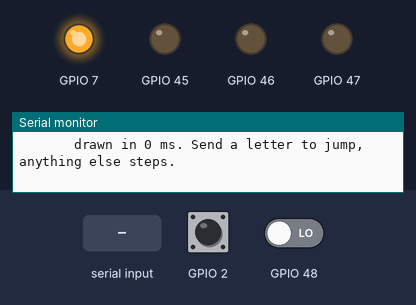
Bench run of a program on a simulated ESP32-S3. Parts: output pins drawn as LEDs (lit = HIGH), the last lines printed to the serial monitor. Dashed ring = blinking. Inputs (shaded band) come from the test bench; at power-on: GPIO 2 HIGH, GPIO 48 LOW.

Above: at 2.3 s.
2.4 s: GPIO 2 pulled LOW for 3.2 s
At 6.7 s:
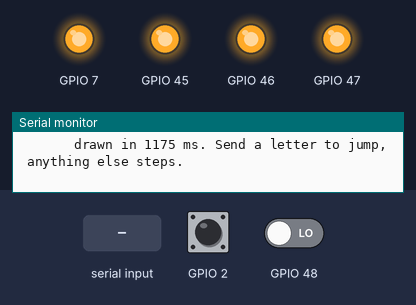
7.1 s: "1" received over Serial
At 8.0 s:
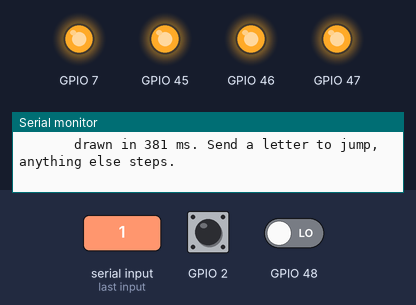
8.9 s: GPIO 2 pulled LOW for 0.15 s
At 9.9 s:
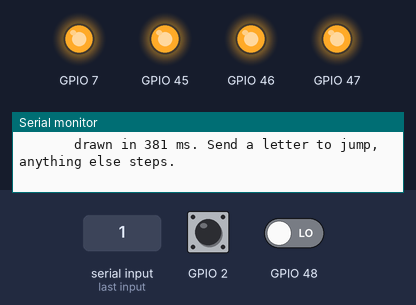
10.8 s: "0" received over Serial
At 12.3 s:
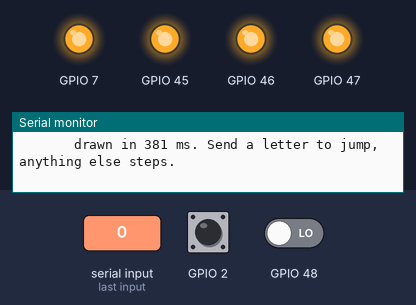
12.6 s: GPIO 2 pulled LOW for 1 s
At 13.4 s:
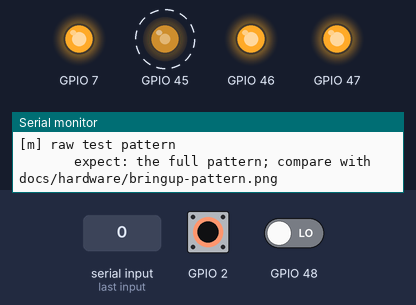
15.6 s: "2" received over Serial
At 16.5 s:
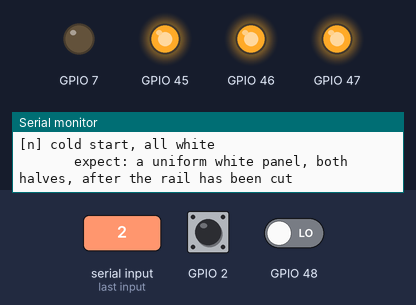
Timing chart, 0 to 18.1 s (numbered marks = the images above; inputs shaded):
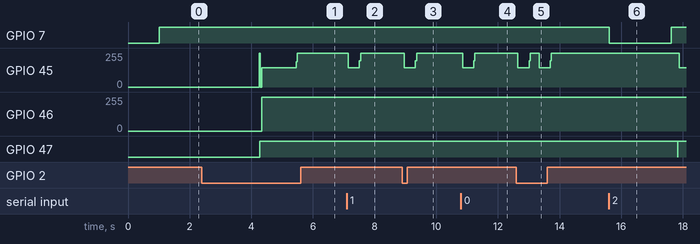

The program:

main.cpp
```cpp
// Hardware bring-up spike — issue #13.
//
// This is not the Board's firmware. It answers the four questions that have to
// be settled before a layout is built on top of them, and it answers them
// offline, because mixing them up with "does WiFi work" would answer neither:
//
//   1. Is this panel the panel we think it is?
//   2. Does a set bit come out black, or is the image a photographic negative?
//   3. Does GxEPD2 put a 792-wide Frame on the glass without reintroducing the
//      dead-column gap between the two controllers?
//   4. Does a full refresh leave residue?
//
// It draws two Frames composed on the device: a coarse checkerboard, then the
// test pattern. Both go through the driver's image-writing path. Neither
// touches the controllers directly, and there is no network anywhere.
//
// What it finds goes in docs/hardware/bringup.md. The serial output below is a
// checklist to fill in while standing in front of the panel, not a result.

#include <Arduino.h>
#include <GxEPD2_BW.h>
#include <SPI.h>

#include "board_pins.h"
#include "bringup.h"
#include "frame.h"
#include "panel_probe.h"

// GxEPD2 speaks the controllers' own RAM convention, in which a *set* bit is
// white — its blank screen is 0xFF. A Frame is the opposite (ADR 0002: a set
// bit is black), because that is the sane way round for the Worker to compose
// and for a golden fixture to read.
//
// This flag is the whole polarity escape hatch. If the panel comes out as a
// negative, it flips, and nothing else moves: not the Worker, not the byte
// contract, not the goldens. Inverting on the Worker's side instead would mean
// changing what goes over the wire, which is the one thing ADR 0002 pins down.
static constexpr bool kInvertForPanel = true;

// A whole Frame, in internal SRAM. 26,928 bytes of a 512 KB budget, and the
// same buffer the real firmware will download into.
static uint8_t g_frame[frame::kBytes];

static GxEPD2_579_GDEY0579T93 g_panel(pins::kEpdCs, pins::kEpdDc, pins::kEpdRst,
                                      pins::kEpdBusy);

// The ladder. Each rung asks one question, and the first rung that looks wrong
// says where the fault is: the uniform fills use nothing but the driver's own
// clear path, so if they are wrong the Frame is not the suspect.
//
// The last rungs repeat the same questions through raw controller access
// instead of GxEPD2. That comparison is the only way to separate "the library
// mishandles this panel" from "this panel is faulty", and the first run of the
// ladder made it necessary: GxEPD2 refreshed one controller's half and left the
// other frozen on whatever it happened to be showing.
enum class Path {
  kDriverFill,   // GxEPD2's own clearScreen
  kDriverFrame,  // GxEPD2's image path, the one the real firmware will use
  kProbeFill,    // raw controller access, flooding both controllers
  kProbeFrame,   // raw controller access, carrying a Frame
  kColdStart,    // cut the panel rail, then raw access from scratch
};

struct Stage {
  const char* name;
  const char* expect;
  Path path;
  void (*compose)(uint8_t*);
  uint8_t fill;        // controller RAM, where a set bit is white
  uint8_t slave_fill;  // the same, for the second controller
};

static const Stage kStages[] = {
    {"all white", "a uniform white panel, no marks anywhere", Path::kDriverFill,
     nullptr, 0xFF, 0xFF},
    {"all black", "a uniform black panel, edge to edge, no streaks",
     Path::kDriverFill, nullptr, 0x00, 0x00},
    {"left half", "left half black, right half white, split down the middle",
     Path::kDriverFrame, bringup::left_half, 0, 0},
    {"top half", "top half black, bottom half white", Path::kDriverFrame,
     bringup::top_half, 0, 0},
    {"corner blocks", "1 block top-left, 2 top-right, 3 bottom-left, 4 bottom-right",
     Path::kDriverFrame, bringup::corner_blocks, 0, 0},
    {"ghost bait", "a coarse checkerboard of big blocks", Path::kDriverFrame,
     bringup::ghost_bait, 0, 0},
    {"test pattern", "the full pattern; compare with docs/hardware/bringup-pattern.png",
     Path::kDriverFrame, bringup::test_pattern, 0, 0},
    {"raw all white", "a uniform white panel, both halves", Path::kProbeFill,
     nullptr, 0xFF, 0xFF},
    {"raw all black", "a uniform black panel, both halves", Path::kProbeFill,
     nullptr, 0x00, 0x00},
    {"raw master black", "only the master's half black, the slave's white",
     Path::kProbeFill, nullptr, 0x00, 0xFF},
    {"raw slave black", "only the slave's half black, the master's white",
     Path::kProbeFill, nullptr, 0xFF, 0x00},
    {"raw corner blocks",
     "1 block top-left, 2 top-right, 3 bottom-left, 4 bottom-right",
     Path::kProbeFrame, bringup::corner_blocks, 0, 0},
    {"raw test pattern",
     "the full pattern; compare with docs/hardware/bringup-pattern.png",
     Path::kProbeFrame, bringup::test_pattern, 0, 0},
    {"cold start, all white",
     "a uniform white panel, both halves, after the rail has been cut",
     Path::kColdStart, nullptr, 0xFF, 0xFF},
    {"cold start, all black",
     "a uniform black panel, both halves, after the rail has been cut",
     Path::kColdStart, nullptr, 0x00, 0x00},
};
static constexpr int kStageCount = int(sizeof(kStages) / sizeof(kStages[0]));

// The two paths each reset the panel and leave it configured their own way, so
// crossing between them means re-initialising rather than trusting whatever the
// other one left behind.
static Path g_initialised_as = Path::kDriverFill;
static bool g_initialised = false;

static bool is_probe(Path path) {
  return path == Path::kProbeFill || path == Path::kProbeFrame ||
         path == Path::kColdStart;
}

// Drop the panel's supply long enough for its own reservoir to drain. A
// controller that has latched into a bad state will not be argued out of it by
// the reset pin; only a cold start clears it.
//
// Releasing the lines first is the whole point. CS, DC and RST idle HIGH and
// SCK/MOSI belong to the SPI peripheral, so cutting the rail underneath them
// leaves 3.3 V on the controllers' inputs, feeding them through their clamp
// diodes — which is exactly how a power cycle ends up not being one.
static void cycle_panel_power() {
  SPI.end();
  pinMode(pins::kEpdCs, INPUT);
  pinMode(pins::kEpdDc, INPUT);
  pinMode(pins::kEpdRst, INPUT);
  pinMode(pins::kEpdSck, INPUT);
  pinMode(pins::kEpdMosi, INPUT);

  digitalWrite(pins::kPanelPower, LOW);
  delay(2000);
  digitalWrite(pins::kPanelPower, HIGH);
  delay(200);

  SPI.begin(pins::kEpdSck, -1, pins::kEpdMosi, pins::kEpdCs);
}

static void ensure_initialised(Path path) {
  if (path == Path::kColdStart) {
    cycle_panel_power();
    panel_probe::init();
    g_initialised_as = path;
    g_initialised = true;
    return;
  }
  if (g_initialised && is_probe(g_initialised_as) == is_probe(path)) return;
  if (is_probe(path)) {
    panel_probe::init();
  } else {
    g_panel.init(115200, true, 10, false);
  }
  g_initialised_as = path;
  g_initialised = true;
}

static void run_stage(int index) {
  const Stage& stage = kStages[index];
  Serial.println();
  Serial.printf("[%c] %s\n", 'a' + index, stage.name);
  Serial.printf("       expect: %s\n", stage.expect);

  const uint32_t started = millis();
  ensure_initialised(stage.path);
  switch (stage.path) {
    case Path::kDriverFill:
      g_panel.clearScreen(stage.fill);
      break;
    case Path::kDriverFrame:
      stage.compose(g_frame);
      // writeImageForFullRefresh loads both the current and the previous
      // controller buffers, which is what makes the following refresh a genuine
      // full refresh rather than a differential one dressed up as one.
      g_panel.writeImageForFullRefresh(g_frame, 0, 0, frame::kWidth, frame::kHeight,
                                       kInvertForPanel);
      g_panel.refresh(false);
      break;
    case Path::kProbeFill:
    case Path::kColdStart:
      panel_probe::fill(stage.fill, stage.slave_fill);
      panel_probe::update();
      break;
    case Path::kProbeFrame:
      stage.compose(g_frame);
      panel_probe::draw(g_frame);
      panel_probe::update();
      break;
  }
  Serial.printf("       drawn in %lu ms. Send a letter to jump, anything else steps.\n",
                static_cast<unsigned long>(millis() - started));
}

void setup() {
  Serial.begin(115200);
  delay(500);

  Serial.println();
  Serial.println("Board bring-up spike (issue #13)");
  Serial.printf("  frame          %u x %u, %u bytes\n", unsigned(frame::kWidth),
                unsigned(frame::kHeight), unsigned(frame::kBytes));
  Serial.printf("  driver         GxEPD2_579_GDEY0579T93, %u x %u\n",
                unsigned(GxEPD2_579_GDEY0579T93::WIDTH),
                unsigned(GxEPD2_579_GDEY0579T93::HEIGHT));
  Serial.printf("  set bit is     %s\n", kInvertForPanel ? "black" : "white");
  Serial.println();
  Serial.println("Stepping through a ladder of Frames. The first one that looks");
  Serial.println("wrong is the one that matters; everything after it is noise.");

  // Cut the panel's rail before anything else touches it. At this point CS, DC
  // and RST are still inputs from reset, so nothing is driving the controllers
  // while their supply is down and the power cycle is a real one. A stuck BUSY
  // survives a reset pulse; it does not survive this.
  pinMode(pins::kPanelPower, OUTPUT);
  digitalWrite(pins::kPanelPower, LOW);
  delay(500);
  digitalWrite(pins::kPanelPower, HIGH);
  delay(100);

  pinMode(pins::kKeyHome, INPUT_PULLUP);

  SPI.begin(pins::kEpdSck, -1, pins::kEpdMosi, pins::kEpdCs);
  g_panel.selectSPI(SPI, SPISettings(10000000, MSBFIRST, SPI_MODE0));

  // No init() here: each rung initialises the path it needs, because the two
  // paths configure the controllers differently and neither survives the other.
  run_stage(0);
}

void loop() {
  static int stage = 0;
  static uint32_t shown_at = millis();

  // Stepped by hand or over the wire. The useful question is "which rung
  // broke", and answering it needs something looking at the glass — a person,
  // or a camera being driven from the other end of this serial port. A letter
  // jumps straight to that rung; anything else advances. The timeout only
  // exists so a dead button cannot strand the ladder on its first step.
  int requested = -1;
  bool stepped = false;
  while (Serial.available() > 0) {
    const int byte = Serial.read();
    if (byte >= 'a' && byte < 'a' + kStageCount) requested = byte - 'a';
    stepped = true;
  }

  const bool pressed = digitalRead(pins::kKeyHome) == LOW;
  const bool waited = millis() - shown_at > 300000;
  if (!pressed && !stepped && !waited) {
    delay(20);
    return;
  }

  if (requested >= 0) {
    stage = requested;
  } else {
    stage++;
  }

  if (stage >= kStageCount) {
    stage = 0;
    Serial.println();
    Serial.println("Back to the top of the ladder.");
  }

  run_stage(stage);
  shown_at = millis();
  delay(300);  // crude debounce; the button is a human, not a signal source
}
```

panel_probe.cpp
```cpp
#include "panel_probe.h"

#include <Arduino.h>
#include <SPI.h>

#include "board_pins.h"
#include "frame.h"

namespace panel_probe {
namespace {

// Slower than GxEPD2's 10 MHz. The vendor bit-bangs at a few hundred kHz, so
// this is still generous, and bring-up is not the place to be clever.
SPISettings spi_settings(4000000, MSBFIRST, SPI_MODE0);

// Master and slave share one bus and one chip select, and are told apart by
// bit 7 of the command byte: the master's black/white RAM is 0x24, the slave's
// is 0xA4. Everything that follows uses that one convention.
constexpr uint8_t kMaster = 0x00;
constexpr uint8_t kSlave = 0x80;

void wait_while_busy() {
  const uint32_t started = millis();
  while (digitalRead(pins::kEpdBusy) != LOW) {
    if (millis() - started > 10000) {
      Serial.println("       panel_probe: BUSY never cleared");
      return;
    }
    delay(1);
  }
}

// The vendor drops CS between every byte rather than holding it across the
// transfer as GxEPD2 does. Faithfully copied: on a cascaded pair the framing
// may well be load-bearing, and this file exists to rule that out.
void write_byte(uint8_t value) {
  digitalWrite(pins::kEpdCs, LOW);
  SPI.transfer(value);
  digitalWrite(pins::kEpdCs, HIGH);
}

void command(uint8_t reg) {
  digitalWrite(pins::kEpdDc, LOW);
  write_byte(reg);
  digitalWrite(pins::kEpdDc, HIGH);
}

void data(uint8_t value) {
  digitalWrite(pins::kEpdDc, HIGH);
  write_byte(value);
}

void reset() {
  delay(10);
  digitalWrite(pins::kEpdRst, LOW);
  delay(10);
  digitalWrite(pins::kEpdRst, HIGH);
  delay(10);
  wait_while_busy();
}

// Where each controller starts reading and which way it counts. Both walk a row
// at a time down the panel; they differ in which way along the row they go,
// because the two controllers face opposite ways on the glass. These are the
// ESPHome component's values, which are the ones observed to work.
void set_ram_window(uint8_t target) {
  const bool slave = target == kSlave;
  command(0x11 | target);
  data(slave ? 0x03 : 0x02);  // slave counts X up, master counts X down
  command(0x44 | target);
  data(slave ? 0 : kSourceBytes - 1);
  data(slave ? kSourceBytes - 1 : 0);
  command(0x45 | target);
  data(0x00);
  data(0x00);
  data((kGateBits - 1) % 256);
  data((kGateBits - 1) / 256);
  command(0x4e | target);
  data(slave ? 0 : kSourceBytes - 1);
  command(0x4f | target);
  data(0x00);
  data(0x00);
}

void flood(uint8_t target, uint8_t reg, uint8_t value) {
  command(reg | target);
  for (int i = 0; i < kControllerBytes; i++) data(value);
}

// The panel is 792 columns but the two controllers address 800 between them.
// They overlap rather than leaving a hole: byte 49 of every row is the last
// byte the slave draws and the first byte the master draws, and both are given
// it. That is the whole of the seam handling, and it is why a Frame never needs
// to know the seam exists.
constexpr int kOverlapByte = 49;

void send_half(const uint8_t* frame_bytes, uint8_t target) {
  const bool slave = target == kSlave;
  const int first = slave ? 0 : kOverlapByte;
  command(0x24 | target);
  for (int row = 0; row < kGateBits; row++) {
    const uint8_t* line = frame_bytes + size_t(row) * frame::kBytesPerRow;
    for (int i = 0; i < kSourceBytes; i++) {
      // A Frame's set bit is ink; the controllers' set bit is paper.
      data(uint8_t(~line[first + i]));
    }
  }
}

}  // namespace

void init() {
  pinMode(pins::kEpdCs, OUTPUT);
  pinMode(pins::kEpdDc, OUTPUT);
  pinMode(pins::kEpdRst, OUTPUT);
  pinMode(pins::kEpdBusy, INPUT);
  digitalWrite(pins::kEpdCs, HIGH);

  SPI.beginTransaction(spi_settings);
  reset();
  command(0x12);  // SWRESET
  wait_while_busy();

  command(0x18);  // temperature sensor
  data(0x80);     // internal
  command(0x22);
  data(0xB1);  // enable clock, load temperature
  command(0x20);
  wait_while_busy();

  command(0x1A);  // temperature register
  data(0x64);
  data(0x00);
  command(0x22);
  data(0x91);  // load the black/white LUT from OTP
  command(0x20);
  wait_while_busy();

  command(0x3C);  // border waveform
  data(0x03);
  wait_while_busy();

  // Seed both RAM banks on both controllers to black and leave old RAM there
  // for good. Every later refresh then drives each white pixel through a full
  // black-to-white transition, which is what makes it ghost-free. Skipping this
  // leaves old RAM undefined and refreshes land on nothing.
  set_ram_window(kMaster);
  flood(kMaster, 0x24, 0x00);
  set_ram_window(kMaster);
  flood(kMaster, 0x26, 0x00);
  set_ram_window(kSlave);
  flood(kSlave, 0x24, 0x00);
  set_ram_window(kSlave);
  flood(kSlave, 0x26, 0x00);

  command(0x22);
  data(0xF7);
  command(0x20);
  wait_while_busy();
  SPI.endTransaction();
}

void fill(uint8_t master_bw, uint8_t slave_bw) {
  SPI.beginTransaction(spi_settings);
  set_ram_window(kMaster);
  flood(kMaster, 0x24, master_bw);
  set_ram_window(kSlave);
  flood(kSlave, 0x24, slave_bw);
  SPI.endTransaction();
}

void draw(const uint8_t* frame_bytes) {
  SPI.beginTransaction(spi_settings);
  set_ram_window(kSlave);
  send_half(frame_bytes, kSlave);
  set_ram_window(kMaster);
  send_half(frame_bytes, kMaster);
  SPI.endTransaction();
}

void update() {
  SPI.beginTransaction(spi_settings);
  command(0x22);
  // Display mode 2, against the old RAM that init left all-black. This is the
  // value the working ESPHome driver refreshes with; 0xF7 (mode 1) is only used
  // once, to bring the panel to a known state at init.
  data(0xFF);
  command(0x20);
  wait_while_busy();
  SPI.endTransaction();
}

void sleep() {
  SPI.beginTransaction(spi_settings);
  command(0x10);
  data(0x01);
  delay(5);
  SPI.endTransaction();
}

}  // namespace panel_probe
```

Source omitted: panel_probe.h (2084 bytes), board_pins.h (2335 bytes)

Measured:
- after the input at 2.4 s, GPIO 45: 0/255 → 146/255 after 1.9 s, → 255/255 1.2 s later; GPIO 46: 0/255 → 255/255 after 1.9 s; GPIO 47: LOW → HIGH after 1.9 s
- after the input at 7.1 s, GPIO 45: 255/255 → 146/255 after 0.05 s, → 255/255 0.36 s later
- after the input at 8.9 s, GPIO 45: 255/255 → 146/255 after 0.06 s, → 255/255 0.36 s later
- after the input at 10.8 s, GPIO 45: 255/255 → 146/255 after 0.06 s, → 255/255 0.36 s later
- after the input at 12.6 s, GPIO 45: alternates 255/255 for 0.33 s and 146/255 for 0.36 s, 4 changes in all, then stays 255/255, starting after 0.05 s
- after the input at 15.6 s, GPIO 7: HIGH → LOW at once, → HIGH 2.0 s later; GPIO 45: 255/255 → 146/255 after 2.3 s; GPIO 47: HIGH → LOW after 2.2 s, → HIGH 0.01 s later
